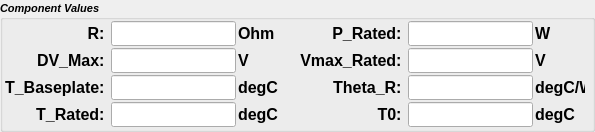
    <widget class="QGroupBox" name="val_gridgroupBox">
     <property name="sizePolicy">
      <sizepolicy hsizetype="Preferred" vsizetype="Preferred">
       <horstretch>0</horstretch>
       <verstretch>0</verstretch>
      </sizepolicy>
     </property>
     <property name="minimumSize">
      <size>
       <width>450</width>
       <height>0</height>
      </size>
     </property>
     <property name="maximumSize">
      <size>
       <width>16777215</width>
       <height>200</height>
      </size>
     </property>
     <property name="font">
      <font>
       <family>Liberation Sans</family>
       <pointsize>8</pointsize>
       <italic>true</italic>
       <bold>true</bold>
      </font>
     </property>
     <property name="title">
      <string>Component Values</string>
     </property>
     <property name="alignment">
      <set>Qt::AlignLeading|Qt::AlignLeft|Qt::AlignVCenter</set>
     </property>
     <property name="flat">
      <bool>false</bool>
     </property>
     <layout class="QGridLayout" name="gridLayout_2">
      <property name="leftMargin">
       <number>2</number>
      </property>
      <property name="topMargin">
       <number>2</number>
      </property>
      <property name="rightMargin">
       <number>2</number>
      </property>
      <property name="bottomMargin">
       <number>2</number>
      </property>
      <property name="spacing">
       <number>2</number>
      </property>
      <item row="3" column="4">
       <widget class="QLabel" name="lbl_Vrated">
        <property name="minimumSize">
         <size>
          <width>0</width>
          <height>25</height>
         </size>
        </property>
        <property name="maximumSize">
         <size>
          <width>120</width>
          <height>30</height>
         </size>
        </property>
        <property name="font">
         <font>
          <family>Liberation Sans</family>
          <pointsize>12</pointsize>
          <italic>false</italic>
          <bold>true</bold>
         </font>
        </property>
        <property name="text">
         <string>Vmax_Rated: </string>
        </property>
        <property name="alignment">
         <set>Qt::AlignRight|Qt::AlignTrailing|Qt::AlignVCenter</set>
        </property>
       </widget>
      </item>
      <item row="2" column="0">
       <widget class="QLabel" name="lbl_R">
        <property name="minimumSize">
         <size>
          <width>0</width>
          <height>25</height>
         </size>
        </property>
        <property name="maximumSize">
         <size>
          <width>120</width>
          <height>30</height>
         </size>
        </property>
        <property name="font">
         <font>
          <family>Liberation Sans</family>
          <pointsize>12</pointsize>
          <italic>false</italic>
          <bold>true</bold>
         </font>
        </property>
        <property name="frameShadow">
         <enum>QFrame::Raised</enum>
        </property>
        <property name="text">
         <string>R: </string>
        </property>
        <property name="alignment">
         <set>Qt::AlignRight|Qt::AlignTrailing|Qt::AlignVCenter</set>
        </property>
       </widget>
      </item>
      <item row="5" column="2">
       <widget class="QLabel" name="unitlbl_Trated">
        <property name="minimumSize">
         <size>
          <width>0</width>
          <height>25</height>
         </size>
        </property>
        <property name="maximumSize">
         <size>
          <width>50</width>
          <height>30</height>
         </size>
        </property>
        <property name="font">
         <font>
          <family>Liberation Sans</family>
          <pointsize>12</pointsize>
          <italic>false</italic>
          <bold>true</bold>
         </font>
        </property>
        <property name="text">
         <string>degC</string>
        </property>
        <property name="margin">
         <number>0</number>
        </property>
       </widget>
      </item>
      <item row="5" column="7">
       <spacer name="hspacer_row4_right">
        <property name="orientation">
         <enum>Qt::Horizontal</enum>
        </property>
        <property name="sizeType">
         <enum>QSizePolicy::Expanding</enum>
        </property>
        <property name="sizeHint" stdset="0">
         <size>
          <width>5</width>
          <height>20</height>
         </size>
        </property>
       </spacer>
      </item>
      <item row="4" column="3">
       <spacer name="hspacer_row3_middle">
        <property name="orientation">
         <enum>Qt::Horizontal</enum>
        </property>
        <property name="sizeType">
         <enum>QSizePolicy::Preferred</enum>
        </property>
        <property name="sizeHint" stdset="0">
         <size>
          <width>20</width>
          <height>20</height>
         </size>
        </property>
       </spacer>
      </item>
      <item row="4" column="4">
       <widget class="QLabel" name="lbl_ThetaR">
        <property name="minimumSize">
         <size>
          <width>0</width>
          <height>25</height>
         </size>
        </property>
        <property name="maximumSize">
         <size>
          <width>120</width>
          <height>30</height>
         </size>
        </property>
        <property name="font">
         <font>
          <family>Liberation Sans</family>
          <pointsize>12</pointsize>
          <italic>false</italic>
          <bold>true</bold>
         </font>
        </property>
        <property name="text">
         <string>Theta_R: </string>
        </property>
        <property name="alignment">
         <set>Qt::AlignRight|Qt::AlignTrailing|Qt::AlignVCenter</set>
        </property>
       </widget>
      </item>
      <item row="5" column="0">
       <widget class="QLabel" name="lbl_Trated">
        <property name="minimumSize">
         <size>
          <width>0</width>
          <height>25</height>
         </size>
        </property>
        <property name="maximumSize">
         <size>
          <width>120</width>
          <height>30</height>
         </size>
        </property>
        <property name="font">
         <font>
          <family>Liberation Sans</family>
          <pointsize>12</pointsize>
          <italic>false</italic>
          <bold>true</bold>
         </font>
        </property>
        <property name="text">
         <string>T_Rated: </string>
        </property>
        <property name="alignment">
         <set>Qt::AlignRight|Qt::AlignTrailing|Qt::AlignVCenter</set>
        </property>
       </widget>
      </item>
      <item row="2" column="7">
       <spacer name="hspacer_row1_right">
        <property name="orientation">
         <enum>Qt::Horizontal</enum>
        </property>
        <property name="sizeType">
         <enum>QSizePolicy::Expanding</enum>
        </property>
        <property name="sizeHint" stdset="0">
         <size>
          <width>5</width>
          <height>20</height>
         </size>
        </property>
       </spacer>
      </item>
      <item row="3" column="0">
       <widget class="QLabel" name="lbl_Vmaxapplied">
        <property name="minimumSize">
         <size>
          <width>0</width>
          <height>25</height>
         </size>
        </property>
        <property name="maximumSize">
         <size>
          <width>120</width>
          <height>30</height>
         </size>
        </property>
        <property name="font">
         <font>
          <family>Liberation Sans</family>
          <pointsize>12</pointsize>
          <italic>false</italic>
          <bold>true</bold>
         </font>
        </property>
        <property name="text">
         <string>DV_Max: </string>
        </property>
        <property name="alignment">
         <set>Qt::AlignRight|Qt::AlignTrailing|Qt::AlignVCenter</set>
        </property>
       </widget>
      </item>
      <item row="2" column="2">
       <widget class="QLabel" name="unitlbl_R">
        <property name="minimumSize">
         <size>
          <width>0</width>
          <height>25</height>
         </size>
        </property>
        <property name="maximumSize">
         <size>
          <width>50</width>
          <height>30</height>
         </size>
        </property>
        <property name="font">
         <font>
          <family>Liberation Sans</family>
          <pointsize>12</pointsize>
          <italic>false</italic>
          <bold>true</bold>
         </font>
        </property>
        <property name="text">
         <string>Ohm</string>
        </property>
        <property name="margin">
         <number>0</number>
        </property>
       </widget>
      </item>
      <item row="4" column="6">
       <widget class="QLabel" name="unitlbl_ThetaR">
        <property name="minimumSize">
         <size>
          <width>0</width>
          <height>25</height>
         </size>
        </property>
        <property name="maximumSize">
         <size>
          <width>50</width>
          <height>30</height>
         </size>
        </property>
        <property name="font">
         <font>
          <family>Liberation Sans</family>
          <pointsize>12</pointsize>
          <italic>false</italic>
          <bold>true</bold>
         </font>
        </property>
        <property name="text">
         <string>degC/W</string>
        </property>
       </widget>
      </item>
      <item row="4" column="1">
       <widget class="QLineEdit" name="input_Tbase">
        <property name="sizePolicy">
         <sizepolicy hsizetype="MinimumExpanding" vsizetype="Preferred">
          <horstretch>0</horstretch>
          <verstretch>0</verstretch>
         </sizepolicy>
        </property>
        <property name="minimumSize">
         <size>
          <width>0</width>
          <height>25</height>
         </size>
        </property>
        <property name="maximumSize">
         <size>
          <width>200</width>
          <height>30</height>
         </size>
        </property>
        <property name="font">
         <font>
          <family>Liberation Sans</family>
          <pointsize>10</pointsize>
          <italic>false</italic>
          <bold>true</bold>
         </font>
        </property>
        <property name="toolTip">
         <string>Baseplate temperature, in degC, with SI prefixes (i.e., 68)</string>
        </property>
        <property name="layoutDirection">
         <enum>Qt::RightToLeft</enum>
        </property>
        <property name="alignment">
         <set>Qt::AlignRight|Qt::AlignTrailing|Qt::AlignVCenter</set>
        </property>
        <property name="clearButtonEnabled">
         <bool>false</bool>
        </property>
       </widget>
      </item>
      <item row="5" column="3">
       <spacer name="hspacer_row4_middle">
        <property name="orientation">
         <enum>Qt::Horizontal</enum>
        </property>
        <property name="sizeType">
         <enum>QSizePolicy::Preferred</enum>
        </property>
        <property name="sizeHint" stdset="0">
         <size>
          <width>20</width>
          <height>20</height>
         </size>
        </property>
       </spacer>
      </item>
      <item row="3" column="3">
       <spacer name="hspacer_row2_middle">
        <property name="orientation">
         <enum>Qt::Horizontal</enum>
        </property>
        <property name="sizeType">
         <enum>QSizePolicy::Preferred</enum>
        </property>
        <property name="sizeHint" stdset="0">
         <size>
          <width>20</width>
          <height>20</height>
         </size>
        </property>
       </spacer>
      </item>
      <item row="4" column="0">
       <widget class="QLabel" name="lbl_Tbase">
        <property name="minimumSize">
         <size>
          <width>0</width>
          <height>25</height>
         </size>
        </property>
        <property name="maximumSize">
         <size>
          <width>120</width>
          <height>30</height>
         </size>
        </property>
        <property name="font">
         <font>
          <family>Liberation Sans</family>
          <pointsize>12</pointsize>
          <italic>false</italic>
          <bold>true</bold>
         </font>
        </property>
        <property name="text">
         <string>T_Baseplate: </string>
        </property>
        <property name="alignment">
         <set>Qt::AlignRight|Qt::AlignTrailing|Qt::AlignVCenter</set>
        </property>
       </widget>
      </item>
      <item row="3" column="2">
       <widget class="QLabel" name="unitlbl_Vmaxapplied">
        <property name="minimumSize">
         <size>
          <width>0</width>
          <height>25</height>
         </size>
        </property>
        <property name="maximumSize">
         <size>
          <width>50</width>
          <height>30</height>
         </size>
        </property>
        <property name="font">
         <font>
          <family>Liberation Sans</family>
          <pointsize>12</pointsize>
          <italic>false</italic>
          <bold>true</bold>
         </font>
        </property>
        <property name="text">
         <string>V</string>
        </property>
        <property name="margin">
         <number>0</number>
        </property>
       </widget>
      </item>
      <item row="2" column="6">
       <widget class="QLabel" name="unitlbl_Prated">
        <property name="minimumSize">
         <size>
          <width>0</width>
          <height>25</height>
         </size>
        </property>
        <property name="maximumSize">
         <size>
          <width>50</width>
          <height>30</height>
         </size>
        </property>
        <property name="font">
         <font>
          <family>Liberation Sans</family>
          <pointsize>12</pointsize>
          <italic>false</italic>
          <bold>true</bold>
         </font>
        </property>
        <property name="text">
         <string>W</string>
        </property>
       </widget>
      </item>
      <item row="2" column="3">
       <spacer name="hspacer_row1_middle">
        <property name="orientation">
         <enum>Qt::Horizontal</enum>
        </property>
        <property name="sizeType">
         <enum>QSizePolicy::Preferred</enum>
        </property>
        <property name="sizeHint" stdset="0">
         <size>
          <width>20</width>
          <height>20</height>
         </size>
        </property>
       </spacer>
      </item>
      <item row="5" column="6">
       <widget class="QLabel" name="unitlbl_T0">
        <property name="minimumSize">
         <size>
          <width>0</width>
          <height>25</height>
         </size>
        </property>
        <property name="maximumSize">
         <size>
          <width>50</width>
          <height>30</height>
         </size>
        </property>
        <property name="font">
         <font>
          <family>Liberation Sans</family>
          <pointsize>12</pointsize>
          <italic>false</italic>
          <bold>true</bold>
         </font>
        </property>
        <property name="text">
         <string>degC</string>
        </property>
       </widget>
      </item>
      <item row="2" column="1">
       <widget class="QLineEdit" name="input_R">
        <property name="enabled">
         <bool>true</bool>
        </property>
        <property name="sizePolicy">
         <sizepolicy hsizetype="MinimumExpanding" vsizetype="Preferred">
          <horstretch>0</horstretch>
          <verstretch>0</verstretch>
         </sizepolicy>
        </property>
        <property name="minimumSize">
         <size>
          <width>0</width>
          <height>25</height>
         </size>
        </property>
        <property name="maximumSize">
         <size>
          <width>200</width>
          <height>30</height>
         </size>
        </property>
        <property name="font">
         <font>
          <family>Liberation Sans</family>
          <pointsize>10</pointsize>
          <italic>false</italic>
          <bold>true</bold>
         </font>
        </property>
        <property name="toolTip">
         <string>Resistance, in omega, with SI prefixes (i.e., 10k)</string>
        </property>
        <property name="layoutDirection">
         <enum>Qt::RightToLeft</enum>
        </property>
        <property name="alignment">
         <set>Qt::AlignRight|Qt::AlignTrailing|Qt::AlignVCenter</set>
        </property>
        <property name="clearButtonEnabled">
         <bool>false</bool>
        </property>
       </widget>
      </item>
      <item row="4" column="7">
       <spacer name="hspacer_row3_right">
        <property name="orientation">
         <enum>Qt::Horizontal</enum>
        </property>
        <property name="sizeType">
         <enum>QSizePolicy::Expanding</enum>
        </property>
        <property name="sizeHint" stdset="0">
         <size>
          <width>5</width>
          <height>20</height>
         </size>
        </property>
       </spacer>
      </item>
      <item row="4" column="2">
       <widget class="QLabel" name="unitlbl_Tbase">
        <property name="minimumSize">
         <size>
          <width>0</width>
          <height>25</height>
         </size>
        </property>
        <property name="maximumSize">
         <size>
          <width>50</width>
          <height>30</height>
         </size>
        </property>
        <property name="font">
         <font>
          <family>Liberation Sans</family>
          <pointsize>12</pointsize>
          <italic>false</italic>
          <bold>true</bold>
         </font>
        </property>
        <property name="text">
         <string>degC</string>
        </property>
        <property name="margin">
         <number>0</number>
        </property>
       </widget>
      </item>
      <item row="5" column="5">
       <widget class="QLineEdit" name="input_T0">
        <property name="sizePolicy">
         <sizepolicy hsizetype="MinimumExpanding" vsizetype="Preferred">
          <horstretch>0</horstretch>
          <verstretch>0</verstretch>
         </sizepolicy>
        </property>
        <property name="minimumSize">
         <size>
          <width>0</width>
          <height>25</height>
         </size>
        </property>
        <property name="maximumSize">
         <size>
          <width>200</width>
          <height>30</height>
         </size>
        </property>
        <property name="font">
         <font>
          <family>Liberation Sans</family>
          <pointsize>10</pointsize>
          <italic>false</italic>
          <bold>true</bold>
         </font>
        </property>
        <property name="toolTip">
         <string>Resistor's zero-power T, in degC, with SI prefixes (i.e., 68)</string>
        </property>
        <property name="layoutDirection">
         <enum>Qt::RightToLeft</enum>
        </property>
        <property name="alignment">
         <set>Qt::AlignRight|Qt::AlignTrailing|Qt::AlignVCenter</set>
        </property>
       </widget>
      </item>
      <item row="5" column="4">
       <widget class="QLabel" name="lbl_T0">
        <property name="minimumSize">
         <size>
          <width>0</width>
          <height>25</height>
         </size>
        </property>
        <property name="maximumSize">
         <size>
          <width>120</width>
          <height>30</height>
         </size>
        </property>
        <property name="font">
         <font>
          <family>Liberation Sans</family>
          <pointsize>12</pointsize>
          <italic>false</italic>
          <bold>true</bold>
         </font>
        </property>
        <property name="text">
         <string>T0: </string>
        </property>
        <property name="alignment">
         <set>Qt::AlignRight|Qt::AlignTrailing|Qt::AlignVCenter</set>
        </property>
       </widget>
      </item>
      <item row="3" column="1">
       <widget class="QLineEdit" name="input_Vmaxapplied">
        <property name="sizePolicy">
         <sizepolicy hsizetype="MinimumExpanding" vsizetype="Preferred">
          <horstretch>0</horstretch>
          <verstretch>0</verstretch>
         </sizepolicy>
        </property>
        <property name="minimumSize">
         <size>
          <width>0</width>
          <height>25</height>
         </size>
        </property>
        <property name="maximumSize">
         <size>
          <width>200</width>
          <height>30</height>
         </size>
        </property>
        <property name="font">
         <font>
          <family>Liberation Sans</family>
          <pointsize>10</pointsize>
          <italic>false</italic>
          <bold>true</bold>
         </font>
        </property>
        <property name="toolTip">
         <string>Max V across the resistor, in volts, with SI prefixes (i.e., 25m)</string>
        </property>
        <property name="layoutDirection">
         <enum>Qt::RightToLeft</enum>
        </property>
        <property name="alignment">
         <set>Qt::AlignRight|Qt::AlignTrailing|Qt::AlignVCenter</set>
        </property>
        <property name="clearButtonEnabled">
         <bool>false</bool>
        </property>
       </widget>
      </item>
      <item row="4" column="5">
       <widget class="QLineEdit" name="input_ThetaR">
        <property name="sizePolicy">
         <sizepolicy hsizetype="MinimumExpanding" vsizetype="Preferred">
          <horstretch>0</horstretch>
          <verstretch>0</verstretch>
         </sizepolicy>
        </property>
        <property name="minimumSize">
         <size>
          <width>0</width>
          <height>25</height>
         </size>
        </property>
        <property name="maximumSize">
         <size>
          <width>200</width>
          <height>30</height>
         </size>
        </property>
        <property name="font">
         <font>
          <family>Liberation Sans</family>
          <pointsize>10</pointsize>
          <italic>false</italic>
          <bold>true</bold>
         </font>
        </property>
        <property name="toolTip">
         <string>Resistor's thermal resistance, in degC/W, with SI prefixes (i.e., 2.3)</string>
        </property>
        <property name="layoutDirection">
         <enum>Qt::RightToLeft</enum>
        </property>
        <property name="alignment">
         <set>Qt::AlignRight|Qt::AlignTrailing|Qt::AlignVCenter</set>
        </property>
       </widget>
      </item>
      <item row="5" column="1">
       <widget class="QLineEdit" name="input_Trated">
        <property name="sizePolicy">
         <sizepolicy hsizetype="MinimumExpanding" vsizetype="Preferred">
          <horstretch>0</horstretch>
          <verstretch>0</verstretch>
         </sizepolicy>
        </property>
        <property name="minimumSize">
         <size>
          <width>0</width>
          <height>25</height>
         </size>
        </property>
        <property name="maximumSize">
         <size>
          <width>200</width>
          <height>30</height>
         </size>
        </property>
        <property name="font">
         <font>
          <family>Liberation Sans</family>
          <pointsize>10</pointsize>
          <italic>false</italic>
          <bold>true</bold>
         </font>
        </property>
        <property name="toolTip">
         <string>Resistor's rated T, in degC, with SI prefixes (i.e., 150)</string>
        </property>
        <property name="layoutDirection">
         <enum>Qt::RightToLeft</enum>
        </property>
        <property name="alignment">
         <set>Qt::AlignRight|Qt::AlignTrailing|Qt::AlignVCenter</set>
        </property>
        <property name="clearButtonEnabled">
         <bool>false</bool>
        </property>
       </widget>
      </item>
      <item row="3" column="6">
       <widget class="QLabel" name="unitlbl_Vrated">
        <property name="minimumSize">
         <size>
          <width>0</width>
          <height>25</height>
         </size>
        </property>
        <property name="maximumSize">
         <size>
          <width>50</width>
          <height>30</height>
         </size>
        </property>
        <property name="font">
         <font>
          <family>Liberation Sans</family>
          <pointsize>12</pointsize>
          <italic>false</italic>
          <bold>true</bold>
         </font>
        </property>
        <property name="text">
         <string>V</string>
        </property>
       </widget>
      </item>
      <item row="2" column="4">
       <widget class="QLabel" name="lbl_Prated">
        <property name="minimumSize">
         <size>
          <width>0</width>
          <height>25</height>
         </size>
        </property>
        <property name="maximumSize">
         <size>
          <width>120</width>
          <height>30</height>
         </size>
        </property>
        <property name="font">
         <font>
          <family>Liberation Sans</family>
          <pointsize>12</pointsize>
          <italic>false</italic>
          <bold>true</bold>
         </font>
        </property>
        <property name="text">
         <string>P_Rated: </string>
        </property>
        <property name="alignment">
         <set>Qt::AlignRight|Qt::AlignTrailing|Qt::AlignVCenter</set>
        </property>
       </widget>
      </item>
      <item row="3" column="7">
       <spacer name="hspacer_row2_right">
        <property name="orientation">
         <enum>Qt::Horizontal</enum>
        </property>
        <property name="sizeType">
         <enum>QSizePolicy::Expanding</enum>
        </property>
        <property name="sizeHint" stdset="0">
         <size>
          <width>5</width>
          <height>20</height>
         </size>
        </property>
       </spacer>
      </item>
      <item row="3" column="5">
       <widget class="QLineEdit" name="input_Vrated">
        <property name="sizePolicy">
         <sizepolicy hsizetype="MinimumExpanding" vsizetype="Preferred">
          <horstretch>0</horstretch>
          <verstretch>0</verstretch>
         </sizepolicy>
        </property>
        <property name="minimumSize">
         <size>
          <width>0</width>
          <height>25</height>
         </size>
        </property>
        <property name="maximumSize">
         <size>
          <width>200</width>
          <height>30</height>
         </size>
        </property>
        <property name="font">
         <font>
          <family>Liberation Sans</family>
          <pointsize>10</pointsize>
          <italic>false</italic>
          <bold>true</bold>
         </font>
        </property>
        <property name="toolTip">
         <string>Resistor's max rated V, in volts, with SI prefixes (i.e., 200)</string>
        </property>
        <property name="layoutDirection">
         <enum>Qt::RightToLeft</enum>
        </property>
        <property name="alignment">
         <set>Qt::AlignRight|Qt::AlignTrailing|Qt::AlignVCenter</set>
        </property>
       </widget>
      </item>
      <item row="2" column="5">
       <widget class="QLineEdit" name="input_Prated">
        <property name="sizePolicy">
         <sizepolicy hsizetype="MinimumExpanding" vsizetype="Preferred">
          <horstretch>0</horstretch>
          <verstretch>0</verstretch>
         </sizepolicy>
        </property>
        <property name="minimumSize">
         <size>
          <width>0</width>
          <height>25</height>
         </size>
        </property>
        <property name="maximumSize">
         <size>
          <width>200</width>
          <height>30</height>
         </size>
        </property>
        <property name="font">
         <font>
          <family>Liberation Sans</family>
          <pointsize>10</pointsize>
          <italic>false</italic>
          <bold>true</bold>
         </font>
        </property>
        <property name="toolTip">
         <string>Power rating, in watts, with SI prefixes (i.e., 63m)</string>
        </property>
        <property name="layoutDirection">
         <enum>Qt::RightToLeft</enum>
        </property>
        <property name="alignment">
         <set>Qt::AlignRight|Qt::AlignTrailing|Qt::AlignVCenter</set>
        </property>
       </widget>
      </item>
     </layout>
    </widget>
